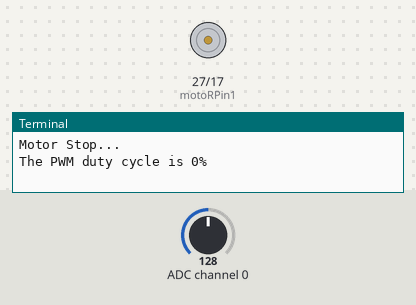
Simulated run of this program. Board: Raspberry Pi (BCM pin numbers). Shown: motor-driver pin pairs drawn as motors (green arrow = first pin HIGH = forward, orange = second pin HIGH = backward, longer = more drive, scaled by the enable pin), the last lines printed to the terminal. The inputs (shaded band) are chosen by the test bench; at power-on: ADC channel 0 = 128 (analog values on the 0–255 scale).

Above: at 1.2 s.
1.3 s: ADC channel 0 set to 178
At 2.5 s:
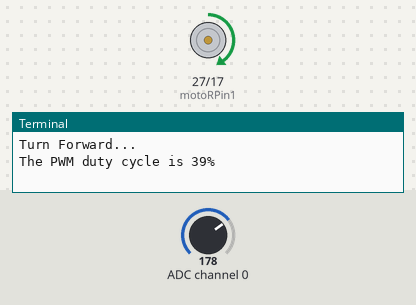
2.9 s: ADC channel 0 set to 127
At 4.2 s:
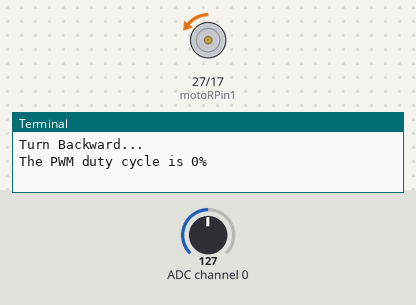
4.5 s: ADC channel 0 set to 76
At 5.8 s:
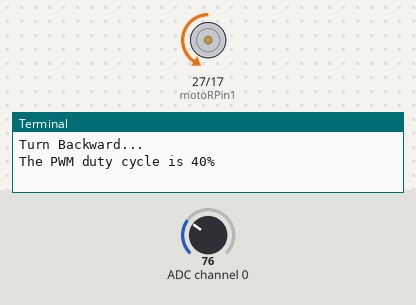
6.1 s: ADC channel 0 set to 30
At 7.4 s:
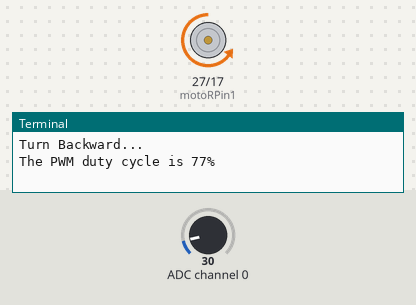
7.7 s: ADC channel 0 set to 224
At 8.2 s:
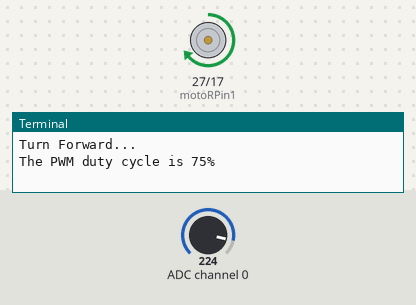
9.3 s: ADC channel 0 set to 255
At 9.9 s:
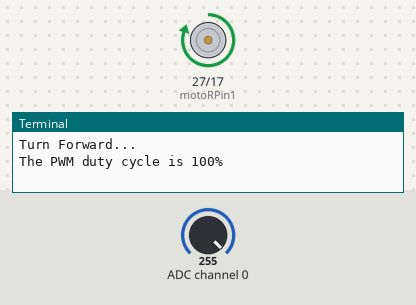
Timing chart, 0 to 11.9 s (numbered marks = the images above; inputs shaded):
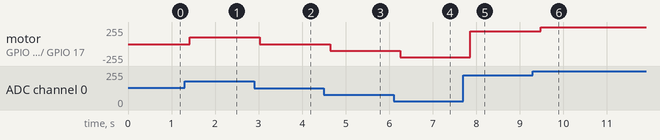

Measured:
- after the input at 1.3 s, motor on GPIO 27 (motoRPin1) / GPIO 17 (motoRPin2): stopped → forward 100/255 after 0.12 s
- after the input at 2.9 s, motor on GPIO 27 (motoRPin1) / GPIO 17 (motoRPin2): forward 100/255 → backward 2/255 after 0.13 s
- after the input at 4.5 s, motor on GPIO 27 (motoRPin1) / GPIO 17 (motoRPin2): backward 2/255 → backward 104/255 after 0.14 s
- after the input at 6.1 s, motor on GPIO 27 (motoRPin1) / GPIO 17 (motoRPin2): backward 104/255 → backward 195/255 after 0.15 s
- after the input at 7.7 s, motor on GPIO 27 (motoRPin1) / GPIO 17 (motoRPin2): backward 195/255 → forward 191/255 after 0.17 s
- after the input at 9.3 s, motor on GPIO 27 (motoRPin1) / GPIO 17 (motoRPin2): forward 191/255 → forward 253/255 after 0.18 s

The program:

Motor.py
```python
from gpiozero import DigitalOutputDevice,PWMOutputDevice
import time
from ADCDevice import *
import smbus

motoRPin1 = DigitalOutputDevice(27)
motoRPin2 = DigitalOutputDevice(17)
enablePin = PWMOutputDevice(22,frequency=1000)
adc = ADCDevice()

def setup():
    global adc
    if(adc.detectI2C(0x48)):
        adc = PCF8591()
    elif(adc.detectI2C(0x4b)):
        adc = ADS7830()
    else:
        exit(-1)
def mapNUM(value,fromLow,fromHigh,toLow,toHigh):
    return (toHigh-toLow)*(value-fromLow) / (fromHigh-fromLow) + toLow

def motor(ADC):
    value = ADC -128
    if (value > 0):
        motoRPin1.on()
        motoRPin2.off()
        print ('Turn Forward...')
    elif (value < 0):
        motoRPin1.off()
        motoRPin2.on()
        print ('Turn Backward...')
    else :
        motoRPin1.off()
        motoRPin2.off()
        print ('Motor Stop...')
    b=mapNUM(abs(value),0,128,0,100)
    enablePin.value = b / 100.0
    print ('The PWM duty cycle is %d%%\n'%(abs(value)*100/127))

def loop():
    while True:
        value = adc.analogRead(0)
        print ('ADC Value : %d'%(value))
        motor(value)
        time.sleep(0.2)

def destroy():
    motoRPin1.close()
    motoRPin2.close()
    enablePin.close()
    adc.close()

if __name__ == '__main__':  # Program entrance
    print ('Program is starting ... ')
    setup()
    try:
        loop()
    except KeyboardInterrupt: # Press ctrl-c to end the program.
        destroy()
        print("Ending program")


class ADCDevice(object):
    def __init__(self):
        self.cmd = 0
        self.address = 0
        self.bus=smbus.SMBus(1)
        # print("ADCDevice init")

    def detectI2C(self,addr):
        try:
            self.bus.write_byte(addr,0)
            print("Found device in address 0x%x"%(addr))
            return True
        except:
            print("Not found device in address 0x%x"%(addr))
            return False

    def close(self):
        self.bus.close()

class PCF8591(ADCDevice):
    def __init__(self):
        super(PCF8591, self).__init__()
        self.cmd = 0x40     # The default command for PCF8591 is 0x40.
        self.address = 0x48 # 0x48 is the default i2c address for PCF8591 Module.

    def analogRead(self, chn): # PCF8591 has 4 ADC input pins, chn:0,1,2,3
        value = self.bus.read_byte_data(self.address, self.cmd+chn)
        value = self.bus.read_byte_data(self.address, self.cmd+chn)
        return value

    def analogWrite(self,value): # write DAC value
        self.bus.write_byte_data(address,cmd,value)

class ADS7830(ADCDevice):
    def __init__(self):
        super(ADS7830, self).__init__()
        self.cmd = 0x84
        self.address = 0x4b # 0x4b is the default i2c address for ADS7830 Module.

    def analogRead(self, chn): # ADS7830 has 8 ADC input pins, chn:0,1,2,3,4,5,6,7
        value = self.bus.read_byte_data(self.address, self.cmd|(((chn<<2 | chn>>1)&0x07)<<4))
        return value
```

ADCDevice.py
```python
import smbus

class ADCDevice(object):
    def __init__(self):
        self.cmd = 0
        self.address = 0
        self.bus=smbus.SMBus(1)

    def detectI2C(self,addr):
        try:
            self.bus.write_byte(addr,0)
            print("Found device in address 0x%x"%(addr))
            return True
        except:
            print("Not found device in address 0x%x"%(addr))
            return False

    def close(self):
        self.bus.close()

class PCF8591(ADCDevice):
    def __init__(self):
        super(PCF8591, self).__init__()
        self.cmd = 0x40
        self.address = 0x48

    def analogRead(self, chn):
        value = self.bus.read_byte_data(self.address, self.cmd+chn)
        value = self.bus.read_byte_data(self.address, self.cmd+chn)
        return value

    def analogWrite(self,value): # write DAC value
        self.bus.write_byte_data(address,cmd,value)

class ADS7830(ADCDevice):
    def __init__(self):
        super(ADS7830, self).__init__()
        self.cmd = 0x84
        self.address = 0x4b

    def analogRead(self, chn):
        value = self.bus.read_byte_data(self.address, self.cmd|(((chn<<2 | chn>>1)&0x07)<<4))
        return value
```
